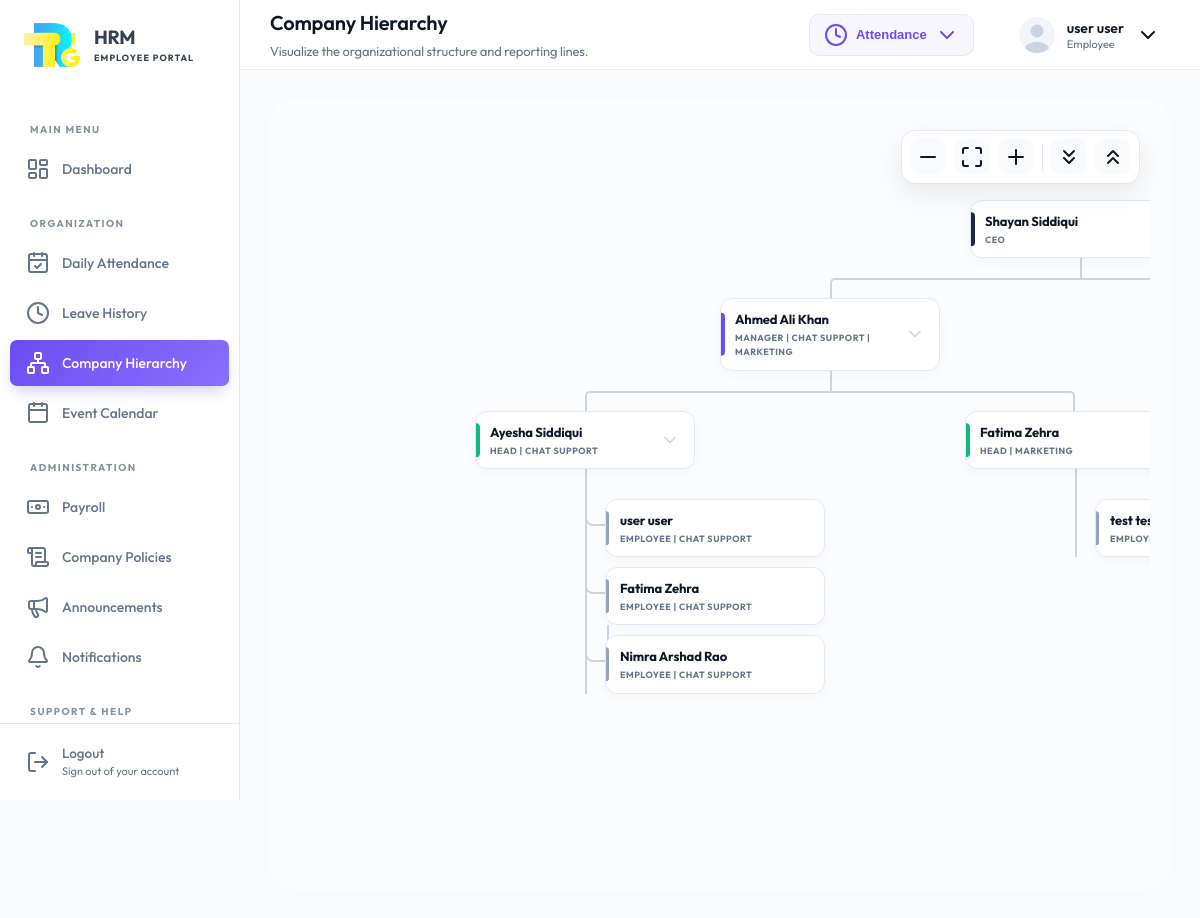
The app's page /user/hierarchy.php (signed in) with its own data.
### tables this page shows
CREATE TABLE `departments` (
  `id` int(11) NOT NULL,
  `name` varchar(100) NOT NULL,
  `manager` int(11) DEFAULT NULL,
  `head` int(11) DEFAULT NULL,
  `created_at` timestamp NOT NULL DEFAULT current_timestamp(),
  `updated_at` timestamp NULL DEFAULT NULL ON UPDATE current_timestamp(),
  `deleted_at` timestamp NULL DEFAULT NULL
);

### user/hierarchy.php (the view, shortened to what this page needs)
<?php
include 'includes/header.php';
?>
<?php include 'includes/sidebar.php'; ?>
<div class="hierarchy-page-wrapper">
    <div class="hierarchy-controls">
        <button id="zoomOut" class="control-btn" title="Zoom Out"><i data-lucide="minus"></i></button>
        <button id="zoomReset" class="control-btn" title="Reset Zoom"><i data-lucide="maximize"></i></button>
        <button id="zoomIn" class="control-btn" title="Zoom In"><i data-lucide="plus"></i></button>
        <button id="expandAll" class="control-btn" title="Expand All"><i data-lucide="chevrons-down"></i></button>
        <button id="collapseAll" class="control-btn" title="Collapse All"><i data-lucide="chevrons-up"></i></button>
    </div>
    <div class="hierarchy-container" id="hierarchyContainer">
        <div class="hierarchy-canvas" id="hierarchyCanvas">
            <ul class="tree">
                <li>
                    <div class="hier-node root ceo" onclick="toggleNode(this)">
                        <div class="hier-info">
                            <h4>Shayan Siddiqui</h4>
                            <p>CEO</p>
                        </div>
                    </div>
                    <ul>
                        <?php
                        $deptStmt = $pdo->query("
                            SELECT d.id, d.name, d.manager as manager_id,
                                   CONCAT_WS(' ', em.first_name, NULLIF(em.middle_name, ''), em.last_name) as manager_fullname,
                                   d.head as head_id,
                                   CONCAT_WS(' ', eh.first_name, NULLIF(eh.middle_name, ''), eh.last_name) as head_fullname
                            FROM departments d
                            LEFT JOIN employees em ON d.manager = em.id
                            LEFT JOIN employees eh ON d.head = eh.id
                            WHERE d.deleted_at IS NULL
                            ORDER BY manager_fullname ASC, d.name ASC
                        ");
                        $all_depts = $deptStmt->fetchAll();
                        $groupedManagers = [];
                        foreach ($all_depts as $dept) {
                            $m_id = $dept['manager_id'] ?: 'none';
                            if (!isset($groupedManagers[$m_id])) {
                                $groupedManagers[$m_id] = [
                                    'fullname' => $dept['manager_fullname'],
                                    'departments' => [],
                                    'dept_list' => []
                                ];
                            }
                            $groupedManagers[$m_id]['departments'][] = $dept;
                            $groupedManagers[$m_id]['dept_list'][] = $dept['name'];
                        }
                        foreach ($groupedManagers as $m_id => $data) {
                            $hasManager = ($m_id !== 'none');
                            if ($hasManager) { ?>
                                <li>
                                    <div class="hier-node cio" onclick="toggleNode(this)">
                                        <div class="hier-info">
                                            <h4><?php echo htmlspecialchars($data['fullname']); ?></h4>
                                            <p>Manager | <?php echo htmlspecialchars(implode(' | ', array_unique($data['dept_list']))); ?></p>
                                        </div>
                                        <div class="hier-toggle"><i data-lucide="chevron-down"></i></div>
                                    </div>
                                    <ul>
                            <?php }
                            foreach ($data['departments'] as $dept) {
                                if ($dept['head_id']) { ?>
                                    <li>
                                        <div class="hier-node manager" onclick="toggleNode(this)">
                                            <div class="hier-info">
                                                <h4><?php echo htmlspecialchars($dept['head_fullname']); ?></h4>
                                                <p>Head | <?php echo htmlspecialchars($dept['name']); ?></p>
                                            </div>
                                            <div class="hier-toggle"><i data-lucide="chevron-down"></i></div>
                                        </div>
                                        <?php
                                        $staffStmt = $pdo->prepare("SELECT CONCAT_WS(' ', first_name, NULLIF(middle_name, ''), last_name) as fullname FROM employees WHERE department_id = ? AND id NOT IN (?, ?) AND deleted_at IS NULL");
                                        $staffStmt->execute([$dept['id'], $dept['manager_id'] ?: 0, $dept['head_id']]);
                                        $staff = $staffStmt->fetchAll();
                                        if (!empty($staff)) {
                                            echo '<ul class="vertical-stack">';
                                            foreach ($staff as $s) {
                                                echo '<li><div class="hier-node staff"><div class="hier-info">';
                                                echo '<h4>' . htmlspecialchars($s['fullname']) . '</h4>';
                                                echo '<p>Employee | ' . htmlspecialchars($dept['name']) . '</p>';
                                                echo '</div></div></li>';
                                            }
                                            echo '</ul>';
                                        }
                                        ?>
                                    </li>
                                <?php }
                            }
                            if ($hasManager) echo '</ul></li>';
                        }
                        ?>
                    </ul>
                </li>
            </ul>
        </div>
    </div>
</div>
<?php include 'includes/footer.php'; ?>

### records on screen
departments: head_fullname "Ayesha Siddiqui", name "CHAT SUPPORT", fullname "user user", fullname "Fatima Zehra", fullname "Nimra Arshad Rao"
departments: head_fullname "Fatima Zehra", name "MARKETING", fullname "test…"

### other values on screen
$page_title "Company Hierarchy"
$page_subtitle "Visualize the organizational structure and reporting lines."
$_SESSION['user_name'] "user user"
$_SESSION['user_role'] "Employee"
$data['fullname'] "Ahmed Ali Khan"
implode(' | ', array_unique($data['dept_list'])) "CHAT SUPPORT | MARKETING"
